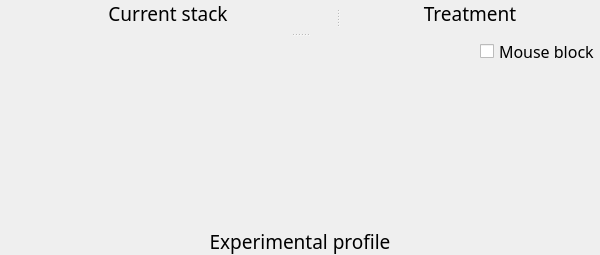
       <widget class="QSplitter" name="splitter_2">
        <property name="sizePolicy">
         <sizepolicy hsizetype="MinimumExpanding" vsizetype="Expanding">
          <horstretch>0</horstretch>
          <verstretch>0</verstretch>
         </sizepolicy>
        </property>
        <property name="orientation">
         <enum>Qt::Vertical</enum>
        </property>
        <widget class="QSplitter" name="splitter">
         <property name="orientation">
          <enum>Qt::Horizontal</enum>
         </property>
         <widget class="QWidget" name="layoutWidget">
          <layout class="QVBoxLayout" name="verticalLayout">
           <item>
            <widget class="QLabel" name="label_CurrentStack">
             <property name="palette">
              <palette>
               <active>
                <colorrole role="WindowText">
                 <brush brushstyle="SolidPattern">
                  <color alpha="255">
                   <red>0</red>
                   <green>0</green>
                   <blue>0</blue>
                  </color>
                 </brush>
                </colorrole>
                <colorrole role="Button">
                 <brush brushstyle="SolidPattern">
                  <color alpha="255">
                   <red>253</red>
                   <green>249</green>
                   <blue>248</blue>
                  </color>
                 </brush>
                </colorrole>
                <colorrole role="Text">
                 <brush brushstyle="SolidPattern">
                  <color alpha="255">
                   <red>0</red>
                   <green>0</green>
                   <blue>0</blue>
                  </color>
                 </brush>
                </colorrole>
                <colorrole role="ButtonText">
                 <brush brushstyle="SolidPattern">
                  <color alpha="255">
                   <red>0</red>
                   <green>0</green>
                   <blue>0</blue>
                  </color>
                 </brush>
                </colorrole>
                <colorrole role="Base">
                 <brush brushstyle="SolidPattern">
                  <color alpha="255">
                   <red>253</red>
                   <green>249</green>
                   <blue>248</blue>
                  </color>
                 </brush>
                </colorrole>
                <colorrole role="Window">
                 <brush brushstyle="SolidPattern">
                  <color alpha="255">
                   <red>253</red>
                   <green>249</green>
                   <blue>248</blue>
                  </color>
                 </brush>
                </colorrole>
               </active>
               <inactive>
                <colorrole role="WindowText">
                 <brush brushstyle="SolidPattern">
                  <color alpha="255">
                   <red>0</red>
                   <green>0</green>
                   <blue>0</blue>
                  </color>
                 </brush>
                </colorrole>
                <colorrole role="Button">
                 <brush brushstyle="SolidPattern">
                  <color alpha="255">
                   <red>253</red>
                   <green>249</green>
                   <blue>248</blue>
                  </color>
                 </brush>
                </colorrole>
                <colorrole role="Text">
                 <brush brushstyle="SolidPattern">
                  <color alpha="255">
                   <red>0</red>
                   <green>0</green>
                   <blue>0</blue>
                  </color>
                 </brush>
                </colorrole>
                <colorrole role="ButtonText">
                 <brush brushstyle="SolidPattern">
                  <color alpha="255">
                   <red>0</red>
                   <green>0</green>
                   <blue>0</blue>
                  </color>
                 </brush>
                </colorrole>
                <colorrole role="Base">
                 <brush brushstyle="SolidPattern">
                  <color alpha="255">
                   <red>253</red>
                   <green>249</green>
                   <blue>248</blue>
                  </color>
                 </brush>
                </colorrole>
                <colorrole role="Window">
                 <brush brushstyle="SolidPattern">
                  <color alpha="255">
                   <red>253</red>
                   <green>249</green>
                   <blue>248</blue>
                  </color>
                 </brush>
                </colorrole>
               </inactive>
               <disabled>
                <colorrole role="WindowText">
                 <brush brushstyle="SolidPattern">
                  <color alpha="255">
                   <red>0</red>
                   <green>0</green>
                   <blue>0</blue>
                  </color>
                 </brush>
                </colorrole>
                <colorrole role="Button">
                 <brush brushstyle="SolidPattern">
                  <color alpha="255">
                   <red>253</red>
                   <green>249</green>
                   <blue>248</blue>
                  </color>
                 </brush>
                </colorrole>
                <colorrole role="Text">
                 <brush brushstyle="SolidPattern">
                  <color alpha="255">
                   <red>0</red>
                   <green>0</green>
                   <blue>0</blue>
                  </color>
                 </brush>
                </colorrole>
                <colorrole role="ButtonText">
                 <brush brushstyle="SolidPattern">
                  <color alpha="255">
                   <red>0</red>
                   <green>0</green>
                   <blue>0</blue>
                  </color>
                 </brush>
                </colorrole>
                <colorrole role="Base">
                 <brush brushstyle="SolidPattern">
                  <color alpha="255">
                   <red>253</red>
                   <green>249</green>
                   <blue>248</blue>
                  </color>
                 </brush>
                </colorrole>
                <colorrole role="Window">
                 <brush brushstyle="SolidPattern">
                  <color alpha="255">
                   <red>253</red>
                   <green>249</green>
                   <blue>248</blue>
                  </color>
                 </brush>
                </colorrole>
               </disabled>
              </palette>
             </property>
             <property name="font">
              <font>
               <family>Noto Sans Cond</family>
               <pointsize>14</pointsize>
               <weight>50</weight>
               <italic>false</italic>
               <bold>false</bold>
              </font>
             </property>
             <property name="styleSheet">
              <string notr="true"/>
             </property>
             <property name="lineWidth">
              <number>1</number>
             </property>
             <property name="midLineWidth">
              <number>0</number>
             </property>
             <property name="text">
              <string>Current stack</string>
             </property>
             <property name="scaledContents">
              <bool>false</bool>
             </property>
             <property name="alignment">
              <set>Qt::AlignCenter</set>
             </property>
            </widget>
           </item>
           <item>
            <widget class="ImageView" name="expSeries" native="true"/>
           </item>
          </layout>
         </widget>
         <widget class="QWidget" name="layoutWidget">
          <layout class="QVBoxLayout" name="verticalLayout_2">
           <item>
            <widget class="QLabel" name="label_Treatment">
             <property name="palette">
              <palette>
               <active>
                <colorrole role="WindowText">
                 <brush brushstyle="SolidPattern">
                  <color alpha="255">
                   <red>0</red>
                   <green>0</green>
                   <blue>0</blue>
                  </color>
                 </brush>
                </colorrole>
                <colorrole role="Button">
                 <brush brushstyle="SolidPattern">
                  <color alpha="255">
                   <red>253</red>
                   <green>249</green>
                   <blue>248</blue>
                  </color>
                 </brush>
                </colorrole>
                <colorrole role="Text">
                 <brush brushstyle="SolidPattern">
                  <color alpha="255">
                   <red>0</red>
                   <green>0</green>
                   <blue>0</blue>
                  </color>
                 </brush>
                </colorrole>
                <colorrole role="ButtonText">
                 <brush brushstyle="SolidPattern">
                  <color alpha="255">
                   <red>0</red>
                   <green>0</green>
                   <blue>0</blue>
                  </color>
                 </brush>
                </colorrole>
                <colorrole role="Base">
                 <brush brushstyle="SolidPattern">
                  <color alpha="255">
                   <red>253</red>
                   <green>249</green>
                   <blue>248</blue>
                  </color>
                 </brush>
                </colorrole>
                <colorrole role="Window">
                 <brush brushstyle="SolidPattern">
                  <color alpha="255">
                   <red>253</red>
                   <green>249</green>
                   <blue>248</blue>
                  </color>
                 </brush>
                </colorrole>
               </active>
               <inactive>
                <colorrole role="WindowText">
                 <brush brushstyle="SolidPattern">
                  <color alpha="255">
                   <red>0</red>
                   <green>0</green>
                   <blue>0</blue>
                  </color>
                 </brush>
                </colorrole>
                <colorrole role="Button">
                 <brush brushstyle="SolidPattern">
                  <color alpha="255">
                   <red>253</red>
                   <green>249</green>
                   <blue>248</blue>
                  </color>
                 </brush>
                </colorrole>
                <colorrole role="Text">
                 <brush brushstyle="SolidPattern">
                  <color alpha="255">
                   <red>0</red>
                   <green>0</green>
                   <blue>0</blue>
                  </color>
                 </brush>
                </colorrole>
                <colorrole role="ButtonText">
                 <brush brushstyle="SolidPattern">
                  <color alpha="255">
                   <red>0</red>
                   <green>0</green>
                   <blue>0</blue>
                  </color>
                 </brush>
                </colorrole>
                <colorrole role="Base">
                 <brush brushstyle="SolidPattern">
                  <color alpha="255">
                   <red>253</red>
                   <green>249</green>
                   <blue>248</blue>
                  </color>
                 </brush>
                </colorrole>
                <colorrole role="Window">
                 <brush brushstyle="SolidPattern">
                  <color alpha="255">
                   <red>253</red>
                   <green>249</green>
                   <blue>248</blue>
                  </color>
                 </brush>
                </colorrole>
               </inactive>
               <disabled>
                <colorrole role="WindowText">
                 <brush brushstyle="SolidPattern">
                  <color alpha="255">
                   <red>0</red>
                   <green>0</green>
                   <blue>0</blue>
                  </color>
                 </brush>
                </colorrole>
                <colorrole role="Button">
                 <brush brushstyle="SolidPattern">
                  <color alpha="255">
                   <red>253</red>
                   <green>249</green>
                   <blue>248</blue>
                  </color>
                 </brush>
                </colorrole>
                <colorrole role="Text">
                 <brush brushstyle="SolidPattern">
                  <color alpha="255">
                   <red>0</red>
                   <green>0</green>
                   <blue>0</blue>
                  </color>
                 </brush>
                </colorrole>
                <colorrole role="ButtonText">
                 <brush brushstyle="SolidPattern">
                  <color alpha="255">
                   <red>0</red>
                   <green>0</green>
                   <blue>0</blue>
                  </color>
                 </brush>
                </colorrole>
                <colorrole role="Base">
                 <brush brushstyle="SolidPattern">
                  <color alpha="255">
                   <red>253</red>
                   <green>249</green>
                   <blue>248</blue>
                  </color>
                 </brush>
                </colorrole>
                <colorrole role="Window">
                 <brush brushstyle="SolidPattern">
                  <color alpha="255">
                   <red>253</red>
                   <green>249</green>
                   <blue>248</blue>
                  </color>
                 </brush>
                </colorrole>
               </disabled>
              </palette>
             </property>
             <property name="font">
              <font>
               <family>Noto Sans Cond</family>
               <pointsize>14</pointsize>
               <weight>50</weight>
               <italic>false</italic>
               <bold>false</bold>
              </font>
             </property>
             <property name="styleSheet">
              <string notr="true"/>
             </property>
             <property name="lineWidth">
              <number>1</number>
             </property>
             <property name="midLineWidth">
              <number>0</number>
             </property>
             <property name="text">
              <string>Treatment</string>
             </property>
             <property name="scaledContents">
              <bool>false</bool>
             </property>
             <property name="alignment">
              <set>Qt::AlignCenter</set>
             </property>
            </widget>
           </item>
           <item>
            <widget class="ImageView" name="dataview" native="true"/>
           </item>
          </layout>
         </widget>
        </widget>
        <widget class="QWidget" name="layoutWidget">
         <layout class="QVBoxLayout" name="verticalLayout_3">
          <item alignment="Qt::AlignRight">
           <widget class="QCheckBox" name="mouseLock">
            <property name="font">
             <font>
              <family>Noto Sans Cond</family>
              <pointsize>12</pointsize>
              <weight>50</weight>
              <italic>false</italic>
              <bold>false</bold>
             </font>
            </property>
            <property name="styleSheet">
             <string notr="true"/>
            </property>
            <property name="text">
             <string>Mouse block</string>
            </property>
           </widget>
          </item>
          <item>
           <widget class="PlotWidget" name="profiles" native="true">
            <property name="minimumSize">
             <size>
              <width>600</width>
              <height>150</height>
             </size>
            </property>
            <property name="styleSheet">
             <string notr="true"/>
            </property>
           </widget>
          </item>
          <item>
           <widget class="QLabel" name="label_profiles">
            <property name="palette">
             <palette>
              <active>
               <colorrole role="WindowText">
                <brush brushstyle="SolidPattern">
                 <color alpha="255">
                  <red>0</red>
                  <green>0</green>
                  <blue>0</blue>
                 </color>
                </brush>
               </colorrole>
               <colorrole role="Button">
                <brush brushstyle="SolidPattern">
                 <color alpha="255">
                  <red>253</red>
                  <green>249</green>
                  <blue>248</blue>
                 </color>
                </brush>
               </colorrole>
               <colorrole role="Text">
                <brush brushstyle="SolidPattern">
                 <color alpha="255">
                  <red>0</red>
                  <green>0</green>
                  <blue>0</blue>
                 </color>
                </brush>
               </colorrole>
               <colorrole role="ButtonText">
                <brush brushstyle="SolidPattern">
                 <color alpha="255">
                  <red>0</red>
                  <green>0</green>
                  <blue>0</blue>
                 </color>
                </brush>
               </colorrole>
               <colorrole role="Base">
                <brush brushstyle="SolidPattern">
                 <color alpha="255">
                  <red>253</red>
                  <green>249</green>
                  <blue>248</blue>
                 </color>
                </brush>
               </colorrole>
               <colorrole role="Window">
                <brush brushstyle="SolidPattern">
                 <color alpha="255">
                  <red>253</red>
                  <green>249</green>
                  <blue>248</blue>
                 </color>
                </brush>
               </colorrole>
              </active>
              <inactive>
               <colorrole role="WindowText">
                <brush brushstyle="SolidPattern">
                 <color alpha="255">
                  <red>0</red>
                  <green>0</green>
                  <blue>0</blue>
                 </color>
                </brush>
               </colorrole>
               <colorrole role="Button">
                <brush brushstyle="SolidPattern">
                 <color alpha="255">
                  <red>253</red>
                  <green>249</green>
                  <blue>248</blue>
                 </color>
                </brush>
               </colorrole>
               <colorrole role="Text">
                <brush brushstyle="SolidPattern">
                 <color alpha="255">
                  <red>0</red>
                  <green>0</green>
                  <blue>0</blue>
                 </color>
                </brush>
               </colorrole>
               <colorrole role="ButtonText">
                <brush brushstyle="SolidPattern">
                 <color alpha="255">
                  <red>0</red>
                  <green>0</green>
                  <blue>0</blue>
                 </color>
                </brush>
               </colorrole>
               <colorrole role="Base">
                <brush brushstyle="SolidPattern">
                 <color alpha="255">
                  <red>253</red>
                  <green>249</green>
                  <blue>248</blue>
                 </color>
                </brush>
               </colorrole>
               <colorrole role="Window">
                <brush brushstyle="SolidPattern">
                 <color alpha="255">
                  <red>253</red>
                  <green>249</green>
                  <blue>248</blue>
                 </color>
                </brush>
               </colorrole>
              </inactive>
              <disabled>
               <colorrole role="WindowText">
                <brush brushstyle="SolidPattern">
                 <color alpha="255">
                  <red>0</red>
                  <green>0</green>
                  <blue>0</blue>
                 </color>
                </brush>
               </colorrole>
               <colorrole role="Button">
                <brush brushstyle="SolidPattern">
                 <color alpha="255">
                  <red>253</red>
                  <green>249</green>
                  <blue>248</blue>
                 </color>
                </brush>
               </colorrole>
               <colorrole role="Text">
                <brush brushstyle="SolidPattern">
                 <color alpha="255">
                  <red>0</red>
                  <green>0</green>
                  <blue>0</blue>
                 </color>
                </brush>
               </colorrole>
               <colorrole role="ButtonText">
                <brush brushstyle="SolidPattern">
                 <color alpha="255">
                  <red>0</red>
                  <green>0</green>
                  <blue>0</blue>
                 </color>
                </brush>
               </colorrole>
               <colorrole role="Base">
                <brush brushstyle="SolidPattern">
                 <color alpha="255">
                  <red>253</red>
                  <green>249</green>
                  <blue>248</blue>
                 </color>
                </brush>
               </colorrole>
               <colorrole role="Window">
                <brush brushstyle="SolidPattern">
                 <color alpha="255">
                  <red>253</red>
                  <green>249</green>
                  <blue>248</blue>
                 </color>
                </brush>
               </colorrole>
              </disabled>
             </palette>
            </property>
            <property name="font">
             <font>
              <family>Noto Sans Cond</family>
              <pointsize>14</pointsize>
              <weight>50</weight>
              <italic>false</italic>
              <bold>false</bold>
             </font>
            </property>
            <property name="styleSheet">
             <string notr="true"/>
            </property>
            <property name="frameShape">
             <enum>QFrame::NoFrame</enum>
            </property>
            <property name="frameShadow">
             <enum>QFrame::Plain</enum>
            </property>
            <property name="lineWidth">
             <number>1</number>
            </property>
            <property name="midLineWidth">
             <number>0</number>
            </property>
            <property name="text">
             <string>Experimental profile</string>
            </property>
            <property name="scaledContents">
             <bool>false</bool>
            </property>
            <property name="alignment">
             <set>Qt::AlignCenter</set>
            </property>
           </widget>
          </item>
         </layout>
        </widget>
       </widget>
